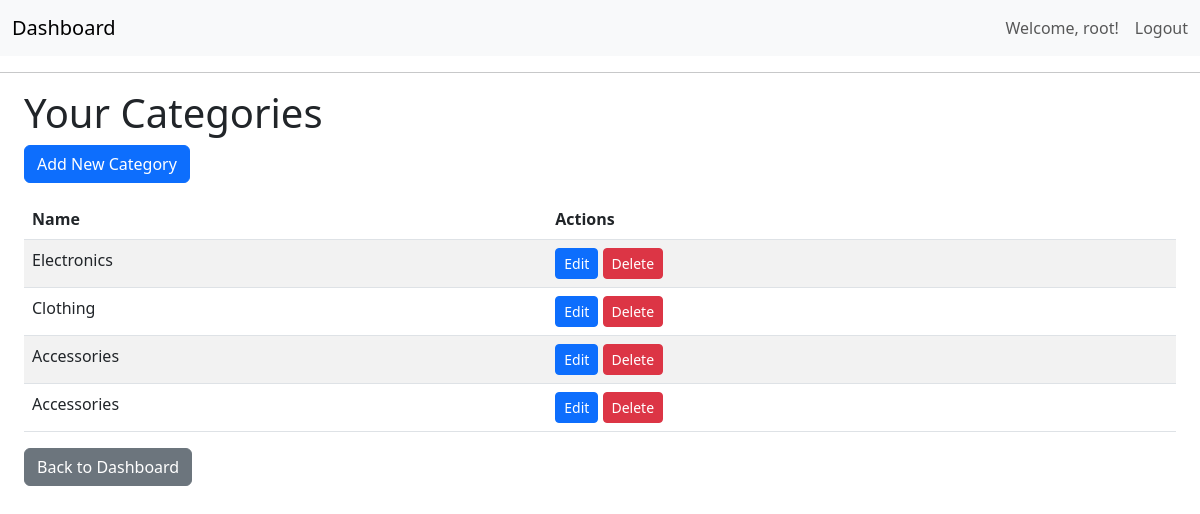
The app's page /store/categories/ (signed in) with its own data.
### store/models.py (models this page shows, shortened)
class Category(models.Model):
    name = models.CharField(max_length=100)
    slug = models.SlugField(blank=True,null=True)
    vendor = models.ForeignKey(User, on_delete=models.CASCADE, related_name='categories')
    created_at = models.DateTimeField(auto_now_add=True)
    updated_at = models.DateTimeField(auto_now=True)

### store/views.py (the view)
# urls.py: path('categories/', views.CategoryListView.as_view(), name='category_list'),
class CategoryListView(LoginRequiredMixin, ListView):
    model = Category
    template_name = 'store/category_list.html'
    def get_queryset(self):
        return Category.objects.filter(vendor=self.request.user)

### templates/store/category_list.html
{% extends "base.html" %}
{% block content %}
<h1>Your Categories</h1>
<a href="{% url 'store:category_add' %}" class="btn btn-primary mb-3">Add New Category</a>
<table class="table table-striped">
  <thead>
    <tr>
      <th>Name</th>
      <th>Actions</th>
    </tr>
  </thead>
  <tbody>
    {% for category in object_list %}
    <tr>
      <td>{{ category.name }}</td>
      <td>
        <a href="{% url 'store:category_edit' category.pk %}" class="btn btn-sm btn-primary">Edit</a>
        <a href="{% url 'store:category_delete' category.pk %}" class="btn btn-sm btn-danger">Delete</a>
      </td>
    </tr>
    {% empty %}
    <tr>
      <td colspan="2">No categories found.</td>
    </tr>
    {% endfor %}
  </tbody>
</table>
<a href="{% url 'store:dashboard' %}" class="btn btn-secondary">Back to Dashboard</a>
{% endblock %}

### templates/base.html (shortened to what this page needs)
<!DOCTYPE html>
<html>
<head>
    <link href="https://cdn.jsdelivr.net/npm/bootstrap@5.3.0/dist/css/bootstrap.min.css" rel="stylesheet">
</head>
<body>
    <header>
        <nav class="navbar navbar-expand-lg navbar-light bg-light">
            <div class="container-fluid">
                <a class="navbar-brand" href="{% url 'store:dashboard' %}">Dashboard</a>
                <div class="collapse navbar-collapse" id="navbarNav">
                    <ul class="navbar-nav ms-auto">
                        {% if user.is_authenticated %}
                            <li class="nav-item">
                                <span class="nav-link">Welcome, {{ user.username }}!</span>
                            </li>
                            <li class="nav-item">
                                <form action="{% url 'logout' %}" method="post" class="d-inline">
                                    <button type="submit" class="btn btn-link nav-link" style="padding-right:0;">Logout</button>
                                </form>
                            </li>
                        {% else %}
                            <li class="nav-item">
                                <a class="nav-link" href="{% url 'login' %}">Login</a>
                            </li>
                        {% endif %}
                    </ul>
                </div>
            </div>
        </nav>
    </header>
    <hr>
    <main class="mx-4 mb-5">
        {% block content %}
        {% endblock %}
    </main>
</body>
</html>

### records on screen
Category: name "Electronics"
Category: name "Clothing"
Category: name "Accessories"
Category: name "Accessories"

### other values on screen
{{ user.username }} "root"
